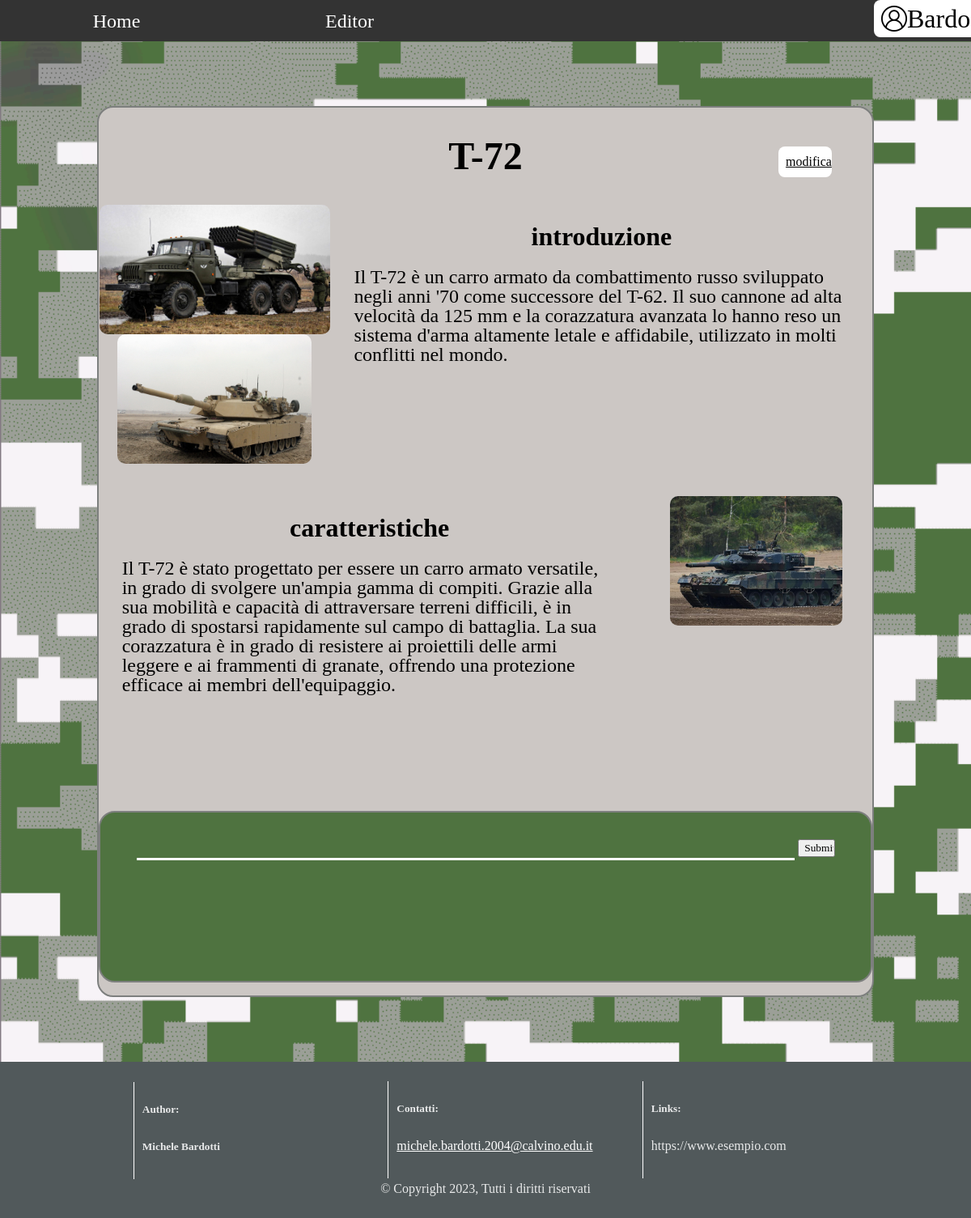
Page /articolo.php?id=6 (signed in) on the committed database.
### tables this page shows
CREATE TABLE articoli (
  id int(11) PRIMARY KEY NOT NULL AUTO_INCREMENT,
  titolo varchar(255) DEFAULT NULL,
  descrizione text DEFAULT NULL,
  giorno datetime DEFAULT NULL,
  logo int(11) DEFAULT -1,
  utente varchar(50) DEFAULT NULL,
  visualizzazioni int(11) DEFAULT 0,
  FOREIGN KEY (utente) REFERENCES utenti (username),
  FOREIGN KEY (logo) REFERENCES immagini (id)
);

CREATE TABLE paragrafi (
  id int(11) NOT NULL AUTO_INCREMENT,
  articolo int(11) NOT NULL,
  titolo varchar(255) DEFAULT NULL,
  contenuto text DEFAULT NULL,
  stile int DEFAULT 0,
  PRIMARY KEY (id, articolo),
  FOREIGN KEY (articolo) REFERENCES articoli (id)
);

### articolo.php (the view, shortened to what this page needs)
<?php
$id=$_GET["id"];
$pdo = new PDO("mysql:host=localhost; dbname=blog", "root", "");
?>
<!DOCTYPE html>
<html lang="it">
    <head>
        <link rel="stylesheet" href="./css/common.css">
        <link rel="stylesheet" href="./css/articolo.css">
    </head>
    <body>
        <div id="root">
            <nav>
                <ul>
                    <li><a href="./index.php">Home</a></li>
                    <li>
                        <?php
                        if(!empty($_SESSION['user'])){
                        $text = "SELECT ruolo FROM utenti WHERE username = ?";
                        $query= $pdo->prepare($text);
                        $query->execute([$_SESSION['user']]);
                        $row = $query->fetch();
                        if($row['ruolo']=='ADMIN' || $row['ruolo']=='AUTHOR'){
                        echo '<a href="./editor.php">Editor</a>';
                        }else{
                        $title = "'Heads Up!'";
                        $content = "'This is a custom alert with heading.'";
                        echo '<a onclick="customAlert.alert('.$content.','.$title.')">Editor</a>';
                        }
                        }
                        ?>
                    </li>
                    <li id="logli">
                        <div id="loginBtn"
                        >
                            <img src="./img/account.png" alt="">
                            <?php
                            if(!empty($_SESSION['user'])){
                            echo '<p>'.$_SESSION["user"]."</p>";
                            }
                            else{
                            echo '<p>Accedi</p>';
                            }
                            ?>
                        </div>
                    </li>
                </ul>
            </nav>
            <div class="App">
                <div id='bodyArticolo'>
                    <div id='formArticolo'>
                        <article>
                            <?php
                            $pdo = new PDO("mysql:host=localhost; dbname=blog", "root", "");
                            $text = "SELECT * FROM articoli WHERE id = ?";
                            $query= $pdo->prepare($text);
                            $query->execute([$id]);
                            $articolo = $query->fetch();
                            if(!empty($_SESSION['user'])){
                                $text = "SELECT ruolo FROM utenti WHERE username = ?";
                                $query= $pdo->prepare($text);
                                $query->execute([$_SESSION['user']]);
                                $row = $query->fetch();
                                if(($row['ruolo']=='ADMIN' || $row['ruolo']=='AUTHOR') && $_SESSION['user']==$articolo['utente']){
                                    echo '<a type="button" href="./modify.php?id='.$id.'" class="toArticolo">modifica</a>';
                                }
                            }
                            $text = "SELECT * FROM paragrafi WHERE articolo = ?";
                            $query= $pdo->prepare($text);
                            $query->execute([$id]);
                            $paragrafi = $query->fetchAll();
                            $immagini=array();
                            $text = "SELECT nome, idParagrafo FROM immagini, immaginiDiParagrafi WHERE immagini.id = idImmagine AND idParagrafo = ? AND idArticolo = ?";
                            $query= $pdo->prepare($text);
                            foreach ($paragrafi as $value) {
                                $query->execute([$value['id'],$value['articolo']]);
                                $aus = $query->fetchAll();
                                foreach ($aus as $val) {
                                    array_push($immagini,$val);
                                }
                            }
                            ?>
                            <h3 id="h3formArticolo"><?php echo $articolo['titolo'];?></h3>
                            <?php
                            foreach ($paragrafi as $value) {
                                if($value['stile']==1){
                                    echo '<div class="notParagrafo">';
                                }
                                else{
                                    echo '<div class="paragrafo">';
                                }
                                if($immagini!=null){
                                    echo '<div class="immagini">';
                                    foreach ($immagini as $val) {
                                        if($value['id']==$val['idParagrafo']){
                                            echo '<div class="immagine"><img class="imgPar" src="./img/'.$val['nome'].'"></div>';
                                        }
                                    }
                                    echo '</div>';
                                }
                                echo '  <div id='.$value['id'].' class="paragrafoContent">
                                <h2 class="paragrafoTitle">'.$value['titolo'].'</h2>
                                <p class="paragrafoText">'.$value['contenuto'].'</p>
                                </div>';
                                echo '</div>';
                            }
                            ?>
                        </article>
                        <div id="formCommenti">
                            <form action="" onsubmit="return sendComment(this)" method="post" enctype="multipart/form-data">
                                <input id="inputCommento" type="text" name='content'></input>
                                <input id="send" type="submit">
                            </form>
                            <div id="commentZone">
                            ?></div>
                        </div>
                    </div>
                </div>
                <footer>
                    <div class="foot" id="crediti">
                        <h5>Author:</h5>
                        <h5>Michele Bardotti</h5>
                    </div>
                    <div class="foot" id="contatti">
                        <h5>Contatti:</h5><a href="mailto:michele.bardotti.2004@calvino.edu.it">michele.bardotti.2004@calvino.edu.it</a>
                    </div>
                    <div class="foot" id="links">
                        <h5>Links:</h5><a>https://www.esempio.com</a>
                    </div>
                    <div>© Copyright 2023, Tutti i diritti riservati</div>
                </footer>
            </div>
        </div>
    </body>
</html>

### css/common.css (style rules this page uses)
* { font-family: font; }
:root { font-family: font; font-size: 16px; line-height: 24px; font-weight: 400; color-scheme: light dark; color: rgba(255, 255, 255, 0.87); background-color: #242424; font-synthesis: none; text-rendering: optimizeLegibility; -webkit-font-smoothing: antialiased; -moz-osx-font-smoothing: grayscale; -webkit-text-size-adjust: 100%; }
#root { position:inherit; width: 100%; text-align: center; }
html { min-height: 100vh; }
body { place-items:initial; min-width: 320px; min-height: 100vh; margin:0; display: flex; flex-direction: column; background-image:url('../img/background1.png'); background-repeat: no-repeat; background-size: cover; }
nav { z-index: 999; position: sticky; top:0; }
ul { list-style-type: none; margin: 0; padding: 0; overflow: hidden; background-color: #333; }
li { width: 24%; float: left; }
#loginBtn { background-color: white; width: 100%; color: black; display: inline-flex; align-items: center; border-radius: 8px; border: 1px solid transparent; max-height: 4vh; padding: 0.5vw 1vh; font-size: 1em; font-weight: 500; font-family: inherit; cursor: pointer; transition: border-color 0.25s; }
#loginBtn img { max-height: 4vh; height: auto; }
#loginBtn p { text-align: center; font-size: 200%; margin:0; }
li a { font-size: 3vh; min-height: 3vh; padding: 1.7vh 1vw; display: block; color: white; text-align: center; text-decoration: none; transition: background-color 0.5s, color 0.5s; }
#logli { width: 10%; float: right; align-items: baseline; }
footer { margin-top: auto; padding: 2%; background-color: rgb(81, 89, 91); }
.foot { height: 15vh; width: 20%; display: inline-block; text-align: left; padding-left: 10px; border-left: 1px white solid; }
#crediti { margin-right: 3%; }
#contatti { margin-right: 3%; margin-left: 3%; }
#links { margin-left: 3%; }
#contatti a { color:white }

### css/articolo.css (style rules this page uses)
#bodyArticolo { color: black; width: 80%; margin-left: auto; margin-right: auto; }
#formArticolo { min-height: 60vh; margin-left: auto; margin-right: auto; margin-bottom: 10vh; margin-top: 10vh; background-color: rgb(204, 199, 196); border: solid rgb(125,127,126) 2px; border-radius: 20px; }
#formCommenti { padding: 2.5%; min-height: 20vh; max-height: 45vh; margin-left: auto; margin-right: auto; margin-bottom: 2vh; margin-top: 10vh; background-color: rgb(79, 115, 64); border: solid rgb(125,127,126) 2px; border-radius: 20px; }
#commentZone { min-height: 10vh; max-height: 35vh; overflow-y: auto; overflow-x: hidden; }
#inputCommento { padding: 0; font-size: 150%; background-color: transparent; width: 90%; height: 4vh; border: 0; border-bottom: 3px solid white; }
#send { width:5%; }
#h3formArticolo { font-size: 300%; }
.paragrafo { width: 100%; display: inline-flex; flex-wrap: wrap; margin-bottom: 5vh; }
.notParagrafo { width: 100%; display: inline-flex; flex-direction: row-reverse; flex-wrap: wrap; margin-bottom: 5vh; }
.paragrafoContent { width: 64%; padding-left: 3%; padding-right: 3%; }
.paragrafoTitle { font-size: 200%; }
.paragrafoText { text-align: start; font-size: 150%; }
.immagini { width: 30%; }
.immagine { max-width:100%; max-height: 20vh; }
.imgPar { margin-left: auto; max-width: 100%; max-height: 20vh; border-radius: 10px; }
.toArticolo { position: absolute; margin-right: 2vw; margin-left: 70vw; display: flex; background-color: white; width: 4vw; color: black; border-radius: 8px; border: 1px solid transparent; max-height: 4vh; padding: 0.5vw 1vh; font-size: 1em; font-weight: 500; font-family: inherit; cursor: pointer; transition: background-color color 5s; }

### rows in the picture
articoli: titolo "T-72"
paragrafi: id 1 (drawn), titolo "introduzione", contenuto "Il T-72 è un carro armato da combattimento russo sviluppato negli anni '70 come successore del T-62. Il suo cannone ad alta velocità da 125 mm e la corazzatura avanzata lo hanno reso un sistema d'arma altamente letale e affidabile, utilizzato in molti conflitti nel mondo."
paragrafi: titolo "caratteristiche", contenuto "Il T-72 è stato progettato per essere un carro armato versatile, in grado di svolgere un'ampia gamma di compiti. Grazie alla sua mobilità e capacità di attraversare terreni difficili, è in grado di spostarsi rapidamente sul campo di battaglia. La sua corazzatura è in grado di resistere ai proiettili delle armi leggere e ai frammenti di granate, offrendo una protezione efficace ai membri dell'equipaggio."

### other values in the picture
$_SESSION["user"] "Bardo"
